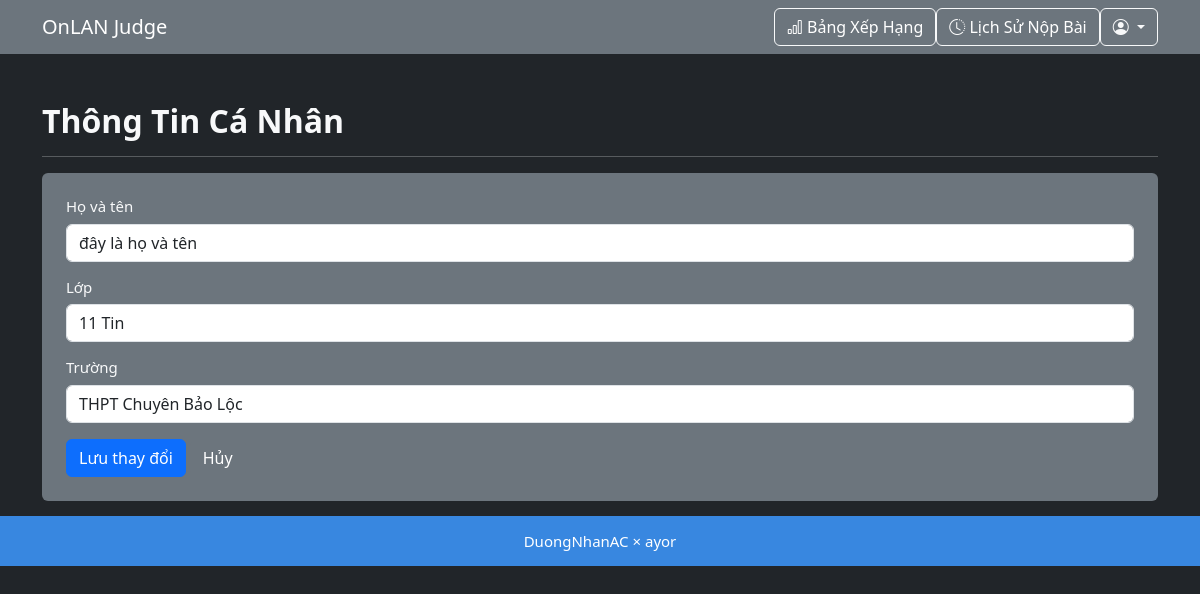
The page /edit_profile.php (signed in) on the database its author committed.
### tables this page shows
CREATE TABLE IF NOT EXISTS `users` (
  `id` int(11) NOT NULL AUTO_INCREMENT,
  `username` varchar(50) NOT NULL,
  `password` varchar(255) NOT NULL,
  `role` enum('admin','student') NOT NULL DEFAULT 'student',
  `created_at` timestamp NULL DEFAULT current_timestamp(),
  `full_name` varchar(255) NOT NULL,
  `class` varchar(50) NOT NULL,
  `school` varchar(255) NOT NULL DEFAULT '',
  PRIMARY KEY (`id`),
  UNIQUE KEY `username` (`username`)
);

### edit_profile.php (the view, shortened to what this page needs)
<?php
require 'config.php';
$user_id = $_SESSION['user_id'];
$stmt = $pdo->prepare("SELECT full_name, class, school FROM users WHERE id = ?");
$stmt->execute([$user_id]);
$user = $stmt->fetch(PDO::FETCH_ASSOC);
?>
<!DOCTYPE html>
<html lang="vi">
<head>
	<link rel="stylesheet" href="assets/css/bootstrap.min.css">
    <link rel="stylesheet" href="assets/css/bootstrap-icons.css">
    <link rel="stylesheet" href="assets/css/styles.css">
</head>
<body class="bg-dark text-light">
        <nav class="navbar navbar-expand-lg navbar-dark bg-secondary">
		<div class="container">
			<a class="navbar-brand" href="index.php">OnLAN Judge</a>
			<div class="collapse navbar-collapse justify-content-end" id="navbarNav">
				<a href="ranking.php" class="btn btn-outline-light">
					<i class="bi bi-bar-chart"></i> Bảng Xếp Hạng
				</a>
				<?php if (isset($_SESSION['user_id'])): ?>
					<a href="submissions.php" class="btn btn-outline-light">
						<i class="bi bi-clock-history"></i> Lịch Sử Nộp Bài
					</a>
					<div class="dropdown">
						<button class="btn btn-outline-light dropdown-toggle" type="button" id="userDropdown" data-bs-toggle="dropdown">
							<i class="bi bi-person-circle"></i>
						</button>
					</div>
				<?php else: ?>
					<a href="auth.php" class="btn btn-success">
						<i class="bi bi-person-plus-fill"></i> Đăng Nhập/Đăng Ký
					</a>
				<?php endif; ?>
			</div>
		</div>
	</nav>
<div class="container mt-5">
    <h2>Thông Tin Cá Nhân</h2>
    <hr>
    <form method="POST" class="bg-secondary p-4 rounded" style="margin-bottom:15px;">
        <div class="mb-3">
            <label for="full_name" class="form-label">Họ và tên</label>
            <input type="text" class="form-control" id="full_name" name="full_name" value="<?= htmlspecialchars($user['full_name']) ?>" required>
        </div>
        <div class="mb-3">
            <label for="class" class="form-label">Lớp</label>
            <input type="text" class="form-control" id="class" name="class" value="<?= htmlspecialchars($user['class']) ?>" required>
        </div>
        <div class="mb-3">
            <label for="school" class="form-label">Trường</label>
            <input type="text" class="form-control" id="school" name="school" value="<?= htmlspecialchars($user['school']) ?>" required>
        </div>
        <button type="submit" class="btn btn-primary">Lưu thay đổi</button>
        <a href="index.php" class="btn btn-secondary">Hủy</a>
    </form>
</div>
</body>
<footer>
    <div class="text-center mt-3">
        <p>DuongNhanAC × ayor</p>
    </div>
</footer>
</html>

### assets/css/styles.css (style rules this page uses)
.container a { color: #fff !important; }
:root { --bs-link-color-rgb: #7de77d; }
#problemDescription h1, h2, h3 { margin-top: 10px; font-weight: bold; }
body { position: relative; min-height: 100%; margin: 0 auto; font-size: 15px; line-height: 1.231; height: 120% }
footer { position: absolute; display: block; bottom: auto; width: 100%; background-color: rgb(56, 135, 224); color: white; text-align: center; }

### rows shown on the page
users: full_name "đây là họ và tên", class "11 Tin", school "THPT Chuyên Bảo Lộc"
